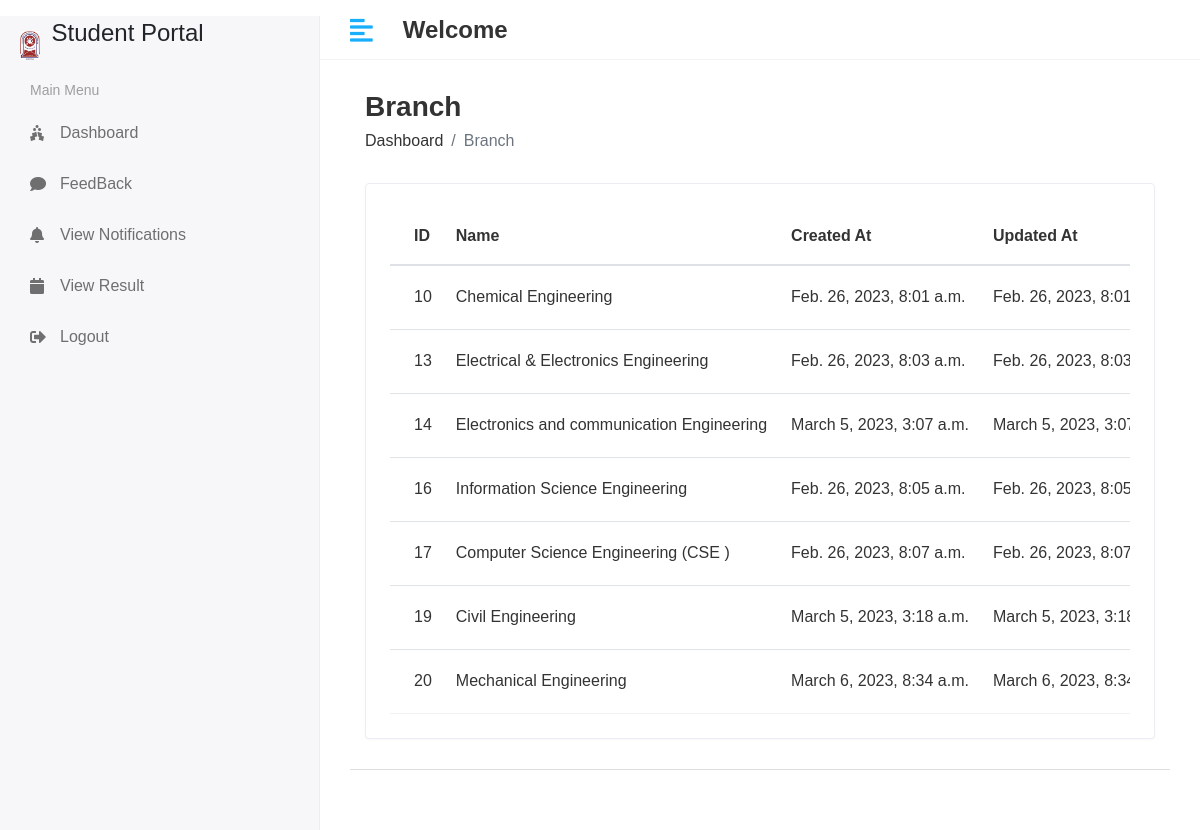
The page /HOD/Branch/View on the database its author committed.
### student/models.py (models this page shows, shortened)
class Branch(models.Model):
    name = models.CharField(max_length=100)
    created_at = models.DateTimeField(auto_now=True)
    updated_at = models.DateTimeField(auto_now=True)

### student_management/Hod_views.py (the view)
# urls.py: path('HOD/Branch/View',Hod_views.VIEW_BRANCH,name='view_branch'),
def VIEW_BRANCH(request):
    branch = Branch.objects.all()
    context = {
        'branch': branch
    }
    return render(request,'Hod/view_branch.html',context)

### template/hod/view_branch.html (shortened to what this page needs)
{% extends 'base.html' %}
{% block content %}
<div class="content container-fluid">
               <div class="page-header">
                  <div class="row align-items-center">
                     <div class="col">
                        <h3 class="page-title">Branch</h3>
                        <ul class="breadcrumb">
                           <li class="breadcrumb-item"><a href="index.html">Dashboard</a></li>
                           <li class="breadcrumb-item active">Branch</li>
                        </ul>
                     </div>
                  </div>
               </div>
               <div class="row">
                  <div class="col-sm-12">
                     <div class="card card-table">
                        <div class="card-body">
                           <div class="table-responsive">
                              <table class="table table-hover table-center mb-0 datatable">
                                 <thead>
                                    <tr>
                                       <th>ID</th>
                                       <th>Name</th>
                                       <th>Created At</th>
                                       <th>Updated At</th>
                                    </tr>
                                 </thead>
                                 <tbody>
                                 {% for i in branch %}
                                    <tr>
                                       <td>{{i.id}}</td>
                                       <td>{{i.name}}</td>
                                       <td>{{i.created_at}}</td>
                                       <td>{{i.updated_at}}</td>
                                    </tr>
                                 {% endfor %}
                                 </tbody>
                              </table>
                           </div>
                        </div>
                     </div>
                  </div>
               </div>
            </div>
{% endblock %}

### static/assets/css/style.css (style rules this page uses)
html { height: 100%; }
body { background-color: #fff; color: #333; font-family: 'Poppins', sans-serif; font-size: 1rem; height: 100%; line-height: 1.5; overflow-x: hidden; }
h1, h2, h3, h4, h5, h6 { font-family: 'Poppins', sans-serif; margin-top: 0; }
a { color: #009ce7; }
input, button, a { transition: all 0.4s ease; -moz-transition: all 0.4s ease; -o-transition: all 0.4s ease; -ms-transition: all 0.4s ease; -webkit-transition: all 0.4s ease; }
ul, ol { padding: 0px; list-style: none; }
.table { color: #333; max-width: 100%; margin-bottom: 0; width: 100%; }
.table thead tr th { font-weight: 600; }
.table tbody tr { border-bottom: 1px solid rgba(0, 0, 0, 0.05); }
.table.table-center td, .table.table-center th { vertical-align: middle; }
.card-table .card-body .table > thead > tr > th { border-top: 0; }
.card-table .card-body .table tr td:first-child, .card-table .card-body .table tr th:first-child { padding-left: 1.5rem; }
.card-table .table td, .card-table .table th { border-top: 1px solid #e2e5e8; padding: 1rem 0.75rem; white-space: nowrap; }
.card { border: 1px solid #ececf5; box-shadow: 0 1px 3px 0 rgba(0, 0, 0, 0.03); margin-bottom: 1.875rem; }
.card-body { padding: 1.5rem; }
.page-header { margin-bottom: 1.875rem; }
.page-header .breadcrumb { background-color: transparent; color: #6c757d; font-size: 1rem; font-weight: 500; margin-bottom: 0; padding: 0; }
.page-header .breadcrumb a { color: #333; }
.page-title { font-size: 28px; font-weight: 600; color: #333; margin-bottom: 5px; }

### rows shown on the page
Branch: id "10", name "Chemical Engineering", created_at "Feb. 26, 2023, 8:01 a.m.", updated_at "Feb. 26, 2023,…"
Branch: id "13", name "Electrical & Electronics Engineering", created_at "Feb. 26, 2023, 8:03 a.m.", updated_at "Feb. 26, 2023,…"
Branch: id "14", name "Electronics and communication Engineering", created_at "March 5, 2023, 3:07 a.m.", updated_at "March 5, 2023,…"
Branch: id "16", name "Information Science Engineering", created_at "Feb. 26, 2023, 8:05 a.m.", updated_at "Feb. 26, 2023,…"
Branch: id "17", name "Computer Science Engineering (CSE )", created_at "Feb. 26, 2023, 8:07 a.m.", updated_at "Feb. 26, 2023,…"
Branch: id "19", name "Civil Engineering", created_at "March 5, 2023, 3:18 a.m.", updated_at "March 5, 2023,…"
Branch: id "20", name "Mechanical Engineering", created_at "March 6, 2023, 8:34 a.m.", updated_at "March 6, 2023,…"
